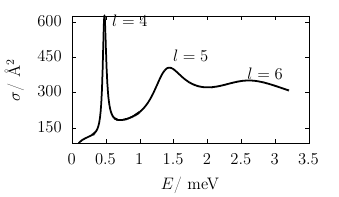

Generate this figure with gnuplot:
set t epslatex 9 standalone color size 8.6cm, 5cm header '\usepackage{amsmath}' font "Helvetica,12"
set output "plot_with_labels.tex"
#set output "cross_sec_book_recreated.pdf"

set xlabel '$E$/ meV'
set ylabel '$\sigma$/ Å$^2$'
set ytics 0,150,700
set label '$l = 4$' at 0.6,600
set label '$l = 5$' at 1.5,450
set label '$l = 6$' at 2.6,375

p "cross_sec_Emin0.100Emax0.300N000048.dat" u 1:($2*3.57*3.57) w l lw 5 lc rgb "black" t "" , "cross_sec_Emin0.300Emax1.000N000996.dat" u 1:($2*3.57*3.57)w l lw 5 lc "black" t  "","cross_sec_Emin1.000Emax3.200N001500.dat" u 1:($2*3.57*3.57)w l lc "black" lw 5 t ""
set output
system("latexmk -pdf plot_with_labels.tex")
